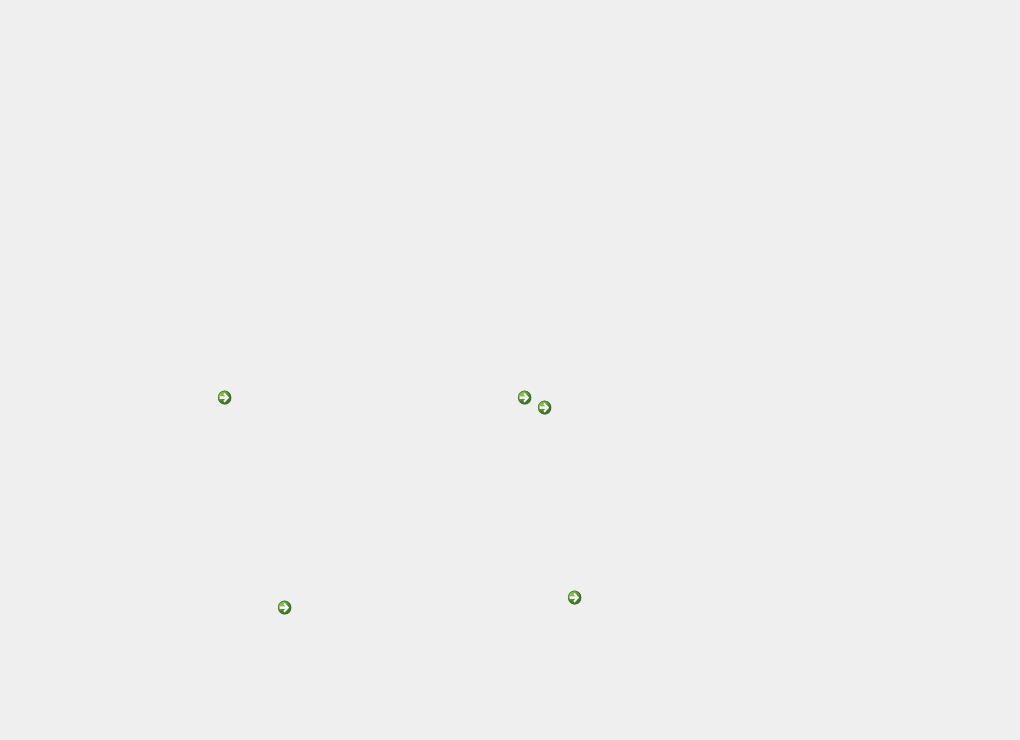
    <widget class="QWidget" name="tab_main">
     <property name="minimumSize">
      <size>
       <width>1020</width>
       <height>740</height>
      </size>
     </property>
     <property name="maximumSize">
      <size>
       <width>1160</width>
       <height>740</height>
      </size>
     </property>
     <property name="styleSheet">
      <string notr="true">background-color: rgba(255, 255, 255,0.025);QMenu {background-color:rgb(233, 190, 203);}
QComboBox QAbstractItemView {background-color:  rgb(185, 208, 230);
 } </string>
     </property>
     <attribute name="title">
      <string/>
     </attribute>
     <widget class="QCommandLinkButton" name="page_main_label_bot_start">
      <property name="geometry">
       <rect>
        <x>270</x>
        <y>590</y>
        <width>149</width>
        <height>85</height>
       </rect>
      </property>
      <property name="sizePolicy">
       <sizepolicy hsizetype="Preferred" vsizetype="Preferred">
        <horstretch>0</horstretch>
        <verstretch>0</verstretch>
       </sizepolicy>
      </property>
      <property name="styleSheet">
       <string notr="true">QPushButton::CommandLinkButton {&quot;
               &quot;    background-color: #f1f1f1; /* 背景颜色 */&quot;
               &quot;    border: none; /* 去除边框 */&quot;
               &quot;    padding-left: 16px; /* 左侧缩排 */&quot;
               &quot;}&quot;
               &quot;QPushButton::CommandLinkButton:hover {&quot;
               &quot;    background-color: #e1e1e1; /* 鼠标悬浮背景颜色 */&quot;}</string>
      </property>
      <property name="text">
       <string/>
      </property>
      <property name="icon">
       <iconset>
        <normaloff>images/bot_start.png</normaloff>images/bot_start.png</iconset>
      </property>
      <property name="iconSize">
       <size>
        <width>250</width>
        <height>75</height>
       </size>
      </property>
      <property name="label_bot_start" stdset="0">
       <pixmap>images/bot_start.png</pixmap>
      </property>
     </widget>
     <widget class="QCommandLinkButton" name="page_main_label_bot_stop">
      <property name="geometry">
       <rect>
        <x>560</x>
        <y>580</y>
        <width>149</width>
        <height>95</height>
       </rect>
      </property>
      <property name="text">
       <string/>
      </property>
      <property name="icon">
       <iconset>
        <normaloff>images/bot_stop.png</normaloff>images/bot_stop.png</iconset>
      </property>
      <property name="iconSize">
       <size>
        <width>250</width>
        <height>75</height>
       </size>
      </property>
      <property name="label_bot_stop" stdset="0">
       <pixmap>images/bot_stop.png</pixmap>
      </property>
     </widget>
     <widget class="QCommandLinkButton" name="page_main_label_bot_status_2">
      <property name="geometry">
       <rect>
        <x>210</x>
        <y>380</y>
        <width>361</width>
        <height>121</height>
       </rect>
      </property>
      <property name="text">
       <string/>
      </property>
      <property name="icon">
       <iconset>
        <normaloff>images/bot_status.png</normaloff>images/bot_status.png</iconset>
      </property>
      <property name="iconSize">
       <size>
        <width>300</width>
        <height>175</height>
       </size>
      </property>
     </widget>
     <widget class="QCommandLinkButton" name="commandLinkButton_2">
      <property name="geometry">
       <rect>
        <x>530</x>
        <y>390</y>
        <width>201</width>
        <height>91</height>
       </rect>
      </property>
      <property name="text">
       <string/>
      </property>
      <property name="icon">
       <iconset>
        <normaloff>images/bot_status_on.png</normaloff>images/bot_status_on.png</iconset>
      </property>
      <property name="iconSize">
       <size>
        <width>200</width>
        <height>175</height>
       </size>
      </property>
     </widget>
     <widget class="QCommandLinkButton" name="page_main_exit_bot_status_off">
      <property name="geometry">
       <rect>
        <x>510</x>
        <y>380</y>
        <width>231</width>
        <height>101</height>
       </rect>
      </property>
      <property name="text">
       <string/>
      </property>
      <property name="icon">
       <iconset>
        <normaloff>images/bot_status_off.png</normaloff>images/bot_status_off.png</iconset>
      </property>
      <property name="iconSize">
       <size>
        <width>225</width>
        <height>175</height>
       </size>
      </property>
     </widget>
    </widget>
